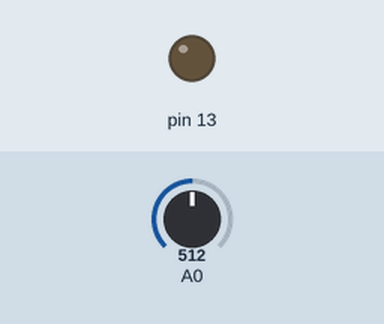
This sketch was run on a simulated Arduino Uno, built with avr-gcc and run on an emulated ATmega328P. Shown: output pins drawn as LEDs (lit = HIGH). The inputs (shaded band) are chosen by the test bench; at power-on: A0 = 512. What the sketch prints to the serial monitor is not drawn.

Above: at 0.5 s.
At 2.0 s:
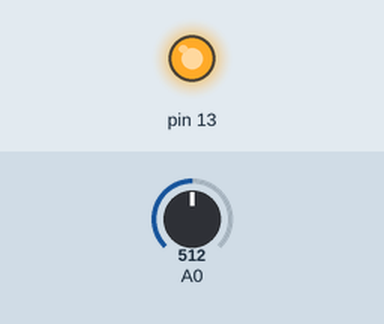
Timing chart, 0 to 13.0 s (numbered marks = the images above):
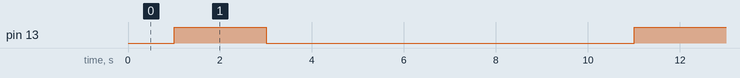

The sketch:

sketch.ino
```cpp
void inicio(){
  Serial.println("Iniciando lectura...");
  delay(1000);
}

int LecturaSensor() {
  digitalWrite(13, HIGH);
  int lectura= analogRead(A0);
  delay(2000);
  digitalWrite(13, LOW);
  delay(2000);
  digitalWrite(14,HIGH);
  delay(2000);
  digitalWrite(14,LOW);
  delay(2000);
  return lectura;
}

float convertir(int voltaje){
  float volt= voltaje*(5.0/1023.0);
  return volt;
}

void imprimir(float vol){
  Serial.print("El voltaje es de ");
  Serial.println(vol);
}

void loop(){
  inicio();
  int leer= LecturaSensor();
  Serial.print("Lectura ADC: ");
  Serial.println(leer);
  delay(1000);

  float volt=convertir(leer);
  imprimir(volt);
}

void setup(){
  Serial.begin(9600);
  pinMode(13, OUTPUT);
}
```

Measured:
- by itself, pin 13: alternates HIGH for 2.0 s and LOW for 8.0 s
